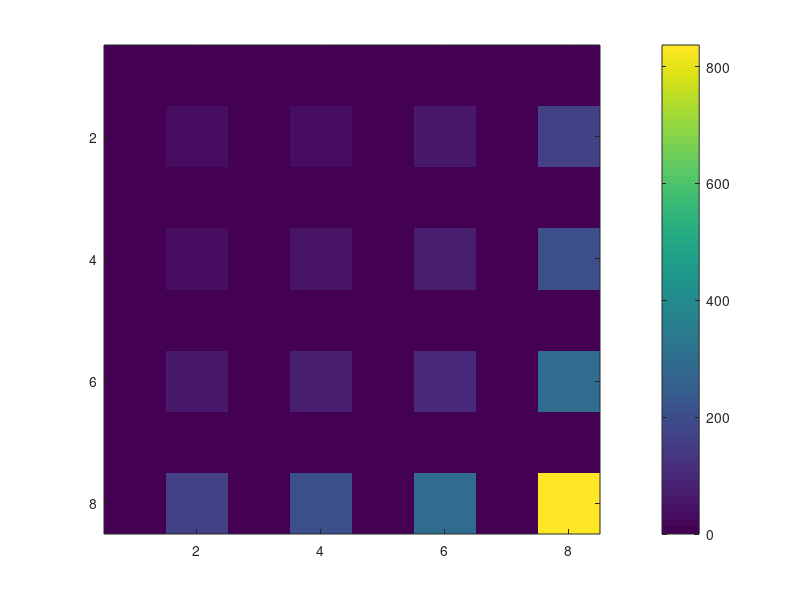

Write MATLAB code to recreate this figure.
clear all
close all
% clc
tic


blk8_num = 3;
min_var = 10000000000;
T = dctmtx(8);
min_blk8 = zeros(8, 8, blk8_num);
var_sets = ones(1, blk8_num) .* 10000000;
min_coef_r = zeros(8, 8);
blk8 = zeros(8, 8);

for idx = 1:1
    pix_val = randi([0, 255], 1, 16);
    sort_val = [0 255 0 255 0 255 0 255 0 255 0 255 0 255 0 255 0 255 0 255];
    
    for row = 0:7
        for col = 0:7
            blk8(row + 1, col + 1) = sort_val(1, row + col + 1);
        end
    end    
    
    blk8
    coef = T * (blk8 - 128) * T';
    coef_r = round(coef);
%     coef_r(1, 1) = 0;
    
    for r = 1:8
        for c = 1:8
            fprintf("%8d ", coef_r(r, c));
        end
        fprintf("\n");
    end
    
    figure;
    imagesc(abs(coef_r));
    colorbar;
%     fprintf("figure %d\n", idx);
%     fprintf("\n");
    
%     sum_coef = 0;
%     for r = 7:8
%         for c = 6:8
%             sum_coef = sum_coef + abs(coef_r(r, c));
%         end
%     end
%     
%     ave_coef = round(sum_coef / 6);
%     var_coef = 0;
%     for r = 7:8
%         for c = 1:8
%             var_coef = var_coef + (abs(coef_r(r, c)) - ave_coef) .* (abs(coef_r(r, c)) - ave_coef);
%         end
%     end
%     
%     for kk = 1:blk8_num
%         if var_coef < var_sets(1, kk)
%             var_sets(1, kk) = var_coef;
%             min_blk8(:, :, kk) = blk8;
%             var_coef
%             coef_r
%             break;
%         end
%     end
end

% save("blk8_1.mat", "min_blk8");
toc